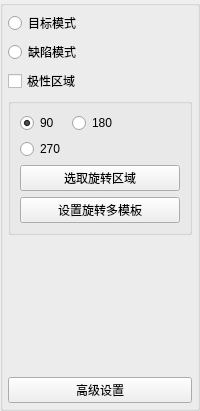
        <widget class="QGroupBox" name="groupBox">
         <property name="title">
          <string/>
         </property>
         <layout class="QGridLayout" name="gridLayout_7">
          <property name="leftMargin">
           <number>5</number>
          </property>
          <property name="topMargin">
           <number>5</number>
          </property>
          <property name="rightMargin">
           <number>5</number>
          </property>
          <property name="bottomMargin">
           <number>5</number>
          </property>
          <property name="spacing">
           <number>5</number>
          </property>
          <item row="1" column="0">
           <widget class="QRadioButton" name="rb_defect">
            <property name="text">
             <string>缺陷模式</string>
            </property>
           </widget>
          </item>
          <item row="0" column="0">
           <widget class="QRadioButton" name="rb_target">
            <property name="text">
             <string>目标模式</string>
            </property>
           </widget>
          </item>
          <item row="4" column="0">
           <spacer name="verticalSpacer_2">
            <property name="orientation">
             <enum>Qt::Vertical</enum>
            </property>
            <property name="sizeHint" stdset="0">
             <size>
              <width>20</width>
              <height>137</height>
             </size>
            </property>
           </spacer>
          </item>
          <item row="5" column="0">
           <widget class="QPushButton" name="bt_advance">
            <property name="text">
             <string>高级设置</string>
            </property>
           </widget>
          </item>
          <item row="2" column="0">
           <widget class="QCheckBox" name="cb_dirRoi">
            <property name="layoutDirection">
             <enum>Qt::LeftToRight</enum>
            </property>
            <property name="text">
             <string>极性区域</string>
            </property>
           </widget>
          </item>
          <item row="3" column="0">
           <widget class="QGroupBox" name="grp_dir">
            <property name="title">
             <string/>
            </property>
            <layout class="QGridLayout" name="gridLayout_2">
             <item row="0" column="1">
              <widget class="QRadioButton" name="rb_90">
               <property name="text">
                <string>90</string>
               </property>
               <property name="checked">
                <bool>true</bool>
               </property>
              </widget>
             </item>
             <item row="2" column="2">
              <spacer name="horizontalSpacer_3">
               <property name="orientation">
                <enum>Qt::Horizontal</enum>
               </property>
               <property name="sizeHint" stdset="0">
                <size>
                 <width>53</width>
                 <height>20</height>
                </size>
               </property>
              </spacer>
             </item>
             <item row="2" column="1">
              <widget class="QRadioButton" name="rb_270">
               <property name="text">
                <string>270</string>
               </property>
              </widget>
             </item>
             <item row="0" column="2">
              <widget class="QRadioButton" name="rb_180">
               <property name="text">
                <string>180</string>
               </property>
              </widget>
             </item>
             <item row="3" column="1" colspan="2">
              <widget class="QPushButton" name="bt_selectRotate">
               <property name="enabled">
                <bool>true</bool>
               </property>
               <property name="statusTip">
                <string>旋转的图片区域，用于设置多角度模板</string>
               </property>
               <property name="whatsThis">
                <string>旋转的图片区域，用于设置多角度模板</string>
               </property>
               <property name="text">
                <string>选取旋转区域</string>
               </property>
               <property name="checkable">
                <bool>true</bool>
               </property>
              </widget>
             </item>
             <item row="4" column="1" colspan="2">
              <widget class="QPushButton" name="bt_setRotateMult">
               <property name="text">
                <string>设置旋转多模板</string>
               </property>
               <property name="checkable">
                <bool>true</bool>
               </property>
              </widget>
             </item>
            </layout>
           </widget>
          </item>
         </layout>
        </widget>
